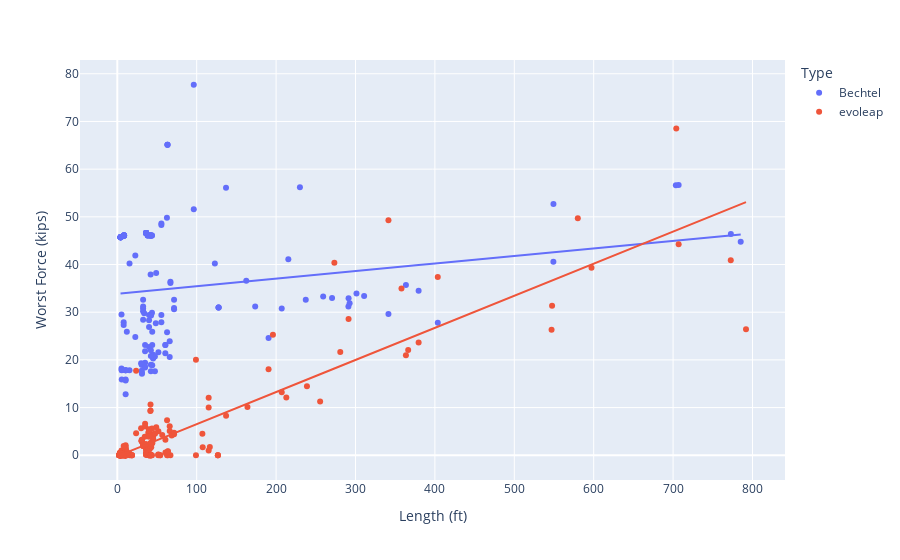

The code cell stored with this chart in its notebook:
### Markdown cell above
Plot in plotly

### Code cell
import plotly.express as px

df = combined_df
fig = px.scatter(df, x="Length (ft)", y="Worst Force (kips)", color="Type", trendline="ols")
fig.show()

results = px.get_trendline_results(fig)
print(results)

print(results.px_fit_results.iloc[0].summary())
print(results.px_fit_results.iloc[1].summary())

### Figure 1 — Plotly figure (JSON) as saved in the notebook; plotly's stock layout.template omitted (floating-point values rounded to 4 significant figures; data arrays with more than 128 entries replaced by an {"elided": "..."} marker saying what was removed)
{"data": [{"hovertemplate": "Type=Bechtel<br>Length (ft)=%{x}<br>Worst Force (kips)=%{y}<extra></extra>", "legendgroup": "Bechtel", "marker": {"color": "#636efa", "symbol": "circle"}, "mode": "markers", "name": "Bechtel", "orientation": "v", "showlegend": true, "type": "scatter", "x": {"elided": "156 float values"}, "xaxis": "x", "y": {"elided": "156 float values"}, "yaxis": "y"}, {"hovertemplate": "<b>OLS trendline</b><br>Worst Force (kips) = 0.015866 * Length (ft) + 33.8523<br>R<sup>2</sup>=0.032525<br><br>Type=Bechtel<br>Length (ft)=%{x}<br>Worst Force (kips)=%{y} <b>(trend)</b><extra></extra>", "legendgroup": "Bechtel", "marker": {"color": "#636efa", "symbol": "circle"}, "mode": "lines", "name": "Bechtel", "showlegend": false, "type": "scatter", "x": {"elided": "156 float values"}, "xaxis": "x", "y": {"elided": "156 float values"}, "yaxis": "y"}, {"hovertemplate": "Type=evoleap<br>Length (ft)=%{x}<br>Worst Force (kips)=%{y}<extra></extra>", "legendgroup": "evoleap", "marker": {"color": "#EF553B", "symbol": "circle"}, "mode": "markers", "name": "evoleap", "orientation": "v", "showlegend": true, "type": "scatter", "x": {"elided": "278 float values"}, "xaxis": "x", "y": {"elided": "278 float values"}, "yaxis": "y"}, {"hovertemplate": "<b>OLS trendline</b><br>Worst Force (kips) = 0.067307 * Length (ft) + -0.196642<br>R<sup>2</sup>=0.801920<br><br>Type=evoleap<br>Length (ft)=%{x}<br>Worst Force (kips)=%{y} <b>(trend)</b><extra></extra>", "legendgroup": "evoleap", "marker": {"color": "#EF553B", "symbol": "circle"}, "mode": "lines", "name": "evoleap", "showlegend": false, "type": "scatter", "x": {"elided": "278 float values"}, "xaxis": "x", "y": {"elided": "278 float values"}, "yaxis": "y"}], "layout": {"legend": {"title": {"text": "Type"}, "tracegroupgap": 0}, "margin": {"t": 60}, "xaxis": {"anchor": "y", "domain": [0, 1], "title": {"text": "Length (ft)"}}, "yaxis": {"anchor": "x", "domain": [0, 1], "title": {"text": "Worst Force (kips)"}}}}
